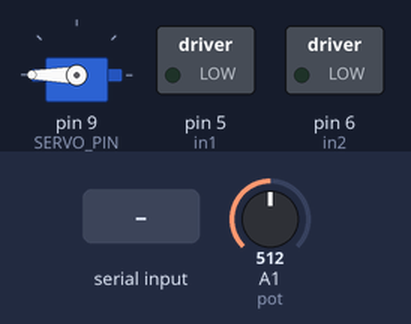
A sketch run on a simulated Arduino Mega 2560, built with avr-gcc and run on an emulated ATmega2560. On the bench: servo, switched loads named in the sketch (green lamp = pin HIGH). Inputs (shaded band) come from the test bench; at power-on: A1 (pot) = 512. What the sketch prints to the serial monitor is not drawn.

Above: at 1.2 s.
1.3 s: "5\n" received over Serial
At 2.5 s:
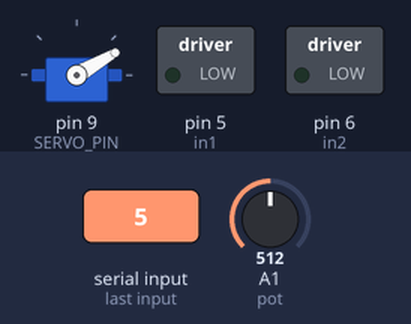
2.8 s: "90\n" received over Serial
At 3.4 s:
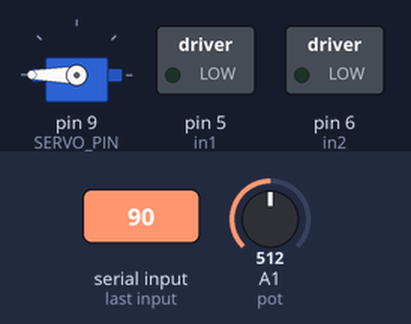
Timing chart, 0 to 5.8 s (numbered marks = the images above; inputs shaded):
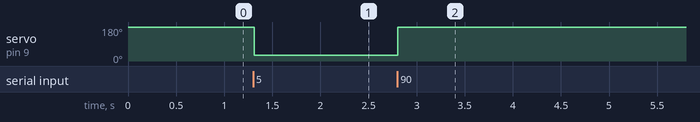

The sketch:

Gesture_Steering.ino
```cpp
#include <EEPROM.h>
#include <SoftwareSerial.h>
#include <Servo.h>
#include <LiquidCrystal.h>
//#include <PID_v1.h>
///#include <Filters.h>
// ONLY_CHANGE THE MOTOR PINS PIN_OUTPUT_1 and PIN_OUTPUT_2
//#define ENABLE 4
//#define PIN_INPUT A1
//#define PIN_OUTPUT_1 5
//#define PIN_OUTPUT_2 6
SoftwareSerial Serial1(10,11);
Servo Myservo;
const int SERVO_PIN = 9;
int x;
const int in1 = 5;
const int in2 = 6;
const int pot = A1;
double kp = 4;
double ki = 0.00;
unsigned long currentTime, previousTime;
double elapsedTime;
double error;
double lastError;
double input, output, setPoint;
double cumError,desired;
int serv;
int ang;
int gesture;
int servo;
String x2;
int koko;
double Setpoint, Input, Output;
int inputValue = -1;
boolean stringComplete = false;
double cmd;
double l1 = -30;
double r1 = 30;
double l2 = 865;
double r2 = 885;
void setup(){
  setPoint = 0;
  Serial.begin(9600);
  Myservo.attach(SERVO_PIN);
  Myservo.write(180);
  delay(10);
}

void loop(){
    if (Serial.available()) {
      x2  = Serial.readStringUntil('\n');
      Serial.println(x2);
      x = x2.substring(0,1).toInt();
      koko = (x2.substring(2,x2.length())).toInt();
      if (x == 5){
        Myservo.write(30);
        delay(10);
       }
       else{
          Myservo.write(180);
          delay(10);
        }
      }
  //Serial.print("desired: ");
  setPoint = koko;
//  Serial.println(setPoint);
  float i1 = analogRead(pot);
  input = map(i1,184,200,-30, 30);
  Serial.println(i1);
  //Serial.println(input);
  output = computePID(setPoint,input);
  // handle direction of rotation
  if(output > 0){
      analogWrite(in2, 0);
      analogWrite(in1, 0);
      delay(10);
    }
    else{
      analogWrite(in2, 0);
      analogWrite(in1, 0);
      delay(10);
    }
}

double computePID(double desired, double inp){
        currentTime = millis();                                     //get current time
        elapsedTime = (double)(currentTime - previousTime);         //compute time elapsed from previous computation
        error = desired - inp;                                      // determine error
        cumError += error * elapsedTime;                            // compute integral
        double out = kp*error + ki*cumError;                        //PID output
        lastError = error;                                          //remember current error
        previousTime = currentTime;                                 //remember current time
        if(out > 255){
          out = 255;
        }
        if(out < -255){
          out = -255;
        }
        return out;
}
```

Measured:
- after the input at 1.3 s, servo on pin 9 (SERVO_PIN): 180° → 30° at once
- after the input at 2.8 s, servo on pin 9 (SERVO_PIN): 30° → 180° at once
